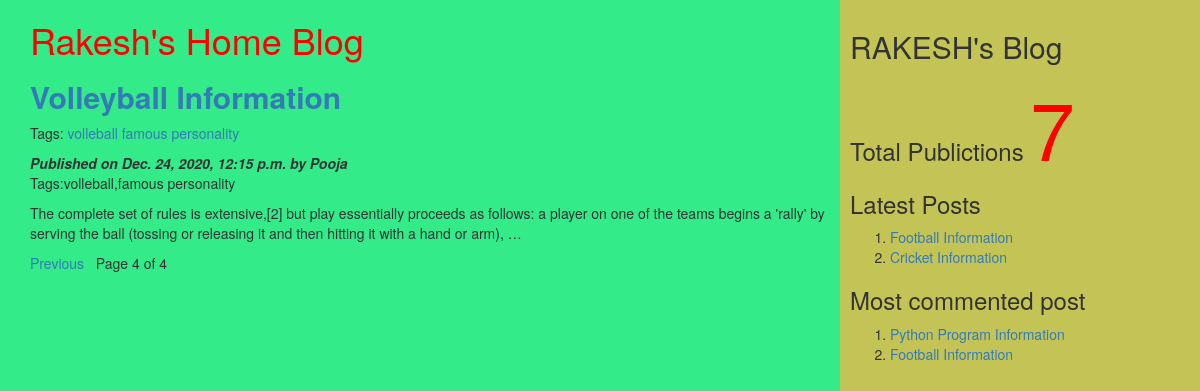
/?page=4, run on the app's committed database.
### myApp/models.py (models this page shows, shortened)
class Post(models.Model):
          tags=TaggableManager()
          STATUS_CHOICES=(('draft','Draft'),('published','Published'))
          title=models.CharField(max_length=256)
          slug=models.SlugField(max_length=264,unique_for_date='publish')
          author=models.ForeignKey(User,related_name='blog_posts',on_delete= models.CASCADE)
          body=models.TextField()
          publish=models.DateTimeField(default=timezone.now)
          created=models.DateTimeField(auto_now_add=True)
          updated=models.DateTimeField(auto_now=True)
          status= models.CharField(max_length=10,choices=STATUS_CHOICES,default='draft')
          objects=CustomManager()
          class Meta:
                ordering=('-publish',)
          def get_absolute_url(self):
                return reverse('post_detail',args=[self.publish.year,self.publish.strftime('%m'),self.publish.strftime('%d'),self.slug])

### myApp/views.py (the view)
# urls.py: url(r'^$',views.post_list_view),
def post_list_view(request,tag_slug=None):
    post_list=Post.objects.all()
    tag=None
    if tag_slug:
        tag=get_object_or_404(Tag,slug=tag_slug)#provided slug
        post_list=post_list.filter(tags__in=[tag])
    paginator=Paginator(post_list,2) #step1
    page_number=request.GET.get('page') #step2
    try:
       post_list=paginator.page(page_number) #step2
    except PageNotAnInteger:
       post_list=paginator.page(1) #step 3
    except EmptyPage:
      post_list=paginator.page(paginator.num_pages) #step 4
    d={'post_list':post_list,'tag':tag}
    return render(request,'myApp/post_list.html',d)

### myApp/models.py (called while the page is built)
    def get_queryset(self):
        return super().get_queryset().filter(status='published')

### myApp/templatetags/mytags.py (called while the page is built)
@register.simple_tag
def total_posts():
    return Post.objects.count()

@register.inclusion_tag('myApp/latest_post.html')
def show_latest_posts(count=3):
    latest_posts=Post.objects.order_by('-publish')[:count]
    return {'latest_posts':latest_posts}

@register.simple_tag
def get_most_commented_posts(count=2):
    return Post.objects.annotate(total_comments=Count('comments')).order_by('-total_comments')[:count]

### templates/myApp/post_list.html (shortened to what this page needs)
<html>
    {%extends 'myApp/parent.html'%}
        {%block content_block%}
        <h1 style="color:red">Rakesh's Home Blog</h1>
        {%for post in post_list%}
        <a href="{{post.get_absolute_url}}"><h2><b>{{post.title}}</b></h2></a>
         <p>Tags:
              {%for t in post.tags.all%}
              <a href="{%url "post_list_by_tag_name" t.slug%}">{{t.name}}</a>
               {%endfor%}
          </p>
        <i><b>Published on {{post.publish}} by {{post.author|title}}</b></i>
        <p>Tags:{{post.tags.all|join:','}}</p>
        {{post.body|truncatewords:40|linebreaks}}
        {%endfor%}
        {%include 'myApp/pagination.html' with page=post_list%}
        {%endblock%}

### templates/myApp/parent.html (shortened to what this page needs)
<html>
{%load mytags%}
    <head>
        <link rel="stylesheet" href="https://maxcdn.bootstrapcdn.com/bootstrap/3.3.7/css/bootstrap.min.css">
    </head>
    <body>
        <div class="content" style="width:70%;float:left;background-color:#34eb89;height:500%;padding:0 0 0 30px">
              {%block content_block%}
              {%endblock%}
        </div>
        <div class="sidebar" style="width:30%;float:right;background-color:#c4c456;height:500%;padding:10px">
            <h2>RAKESH's Blog</h2>
            <h3>Total Publictions
              <span style="color:red;font-size:80px">
              {%total_posts%}</span>
              <h3>Latest Posts</h3>
              {% show_latest_posts 2 %}
              <h3>Most commented post</h3>
              {%get_most_commented_posts as m%}
              <ol>
                {%for post in m%}
                <li><a href="{{post.get_absolute_url}}">{{post.title}}</a></li>
                {%endfor%}
              </ol>
            </h3>
        </div>
    </body>
</html>

### templates/myApp/latest_post.html
<!DOCTYPE html>
<html lang="en" dir="ltr">
  <body>
    <ol>
    {%for post in latest_posts%}
    <li><a href="{{post.get_absolute_url}}">{{post.title}}</a></li>
    {%endfor%}
    </ol>
  </body>
</html>

### data on the page
Post: title "Volleyball Information", publish "Dec. 24, 2020, 12:15 p.m.", author "Pooja", tags.all "volleball,famous personality", body "The complete set of rules is extensive,[2] but play essentially proceeds as follows: a player on one of the teams begins a 'rally' by serving the ball (tossing or releasing it and then hitting it with a hand or arm), …"
Tag: name "volleball"
Tag: name "famous personality"
Post: title "Football Information"
Post: title "Cricket Information"
Post: title "Python Program Information"

### other printed values
{{ page.number }} "4"
{{ page.paginator.num_pages }} "4"
